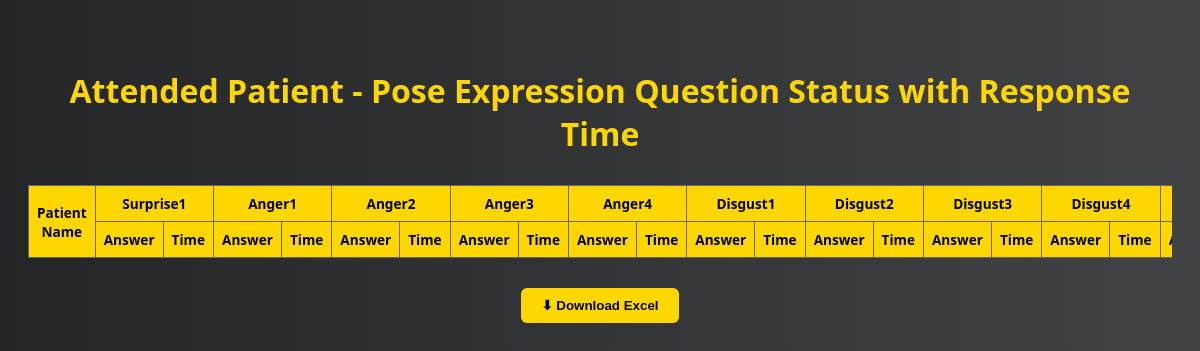
Page /postappearedcontroller on the committed database.
### questionapp/models.py (models this page shows)
class PostQuestion(models.Model):
    category = models.CharField(max_length=100, help_text="This is the correct answer / category.")
    option1 = models.CharField(max_length=100, help_text="Wrong option 1", null=True, blank=True)
    option2 = models.CharField(max_length=100, help_text="Wrong option 2", null=True, blank=True)
    option3 = models.CharField(max_length=100, help_text="Wrong option 3", null=True, blank=True)
    option4 = models.CharField(max_length=100, help_text="Wrong option 3", null=True, blank=True)
    option5 = models.CharField(max_length=100, help_text="Wrong option 3", null=True, blank=True)
    option6 = models.CharField(max_length=100, help_text="Wrong option 4", null=True, blank=True, default='Neutral')
    image = models.ImageField(upload_to='Post_question_images/', help_text="Upload image for the question.")
    created_at = models.DateTimeField(auto_now_add=True)

### questionapp/views.py (the view, shortened to what this page needs)
# urls.py: path('postappearedcontroller', PostAppearedController.as_view(), name='postappearedcontroller'),
class PostAppearedController(View):
   def get(self, request):
        results = PostResult.objects.filter(USERID__LOGINID__usertype='controller').select_related('USERID', 'QUESTIONID')
        questions = list(PostQuestion.objects.order_by('id'))
        user_results = defaultdict(lambda: [None] * len(questions))
        question_id_index = {q.id: idx for idx, q in enumerate(questions)}
        for res in results:
            idx = question_id_index.get(res.QUESTIONID.id)
            if idx is not None:
                user_results[res.USERID][idx] = res
        rows = []
        category_count = defaultdict(int)
        labeled_questions = []
        for q in questions:
            category_count[q.category] += 1
            label = f"{q.category}{category_count[q.category]}"
            labeled_questions.append({'question': q, 'label': label})
        return render(request, 'postappeardcontroller.html', {
            'rows': rows,
            'questions': labeled_questions
        })

### templates/postappeardcontroller.html (shortened to what this page needs)
<!DOCTYPE html>
<html lang="en">
<head>
</head>
<body>
  <h1>Attended Patient - Pose Expression Question Status with Response Time</h1>
  <div class="table-container">
    <table id="statusTable">
<thead>
  <tr>
    <th rowspan="2">Patient Name</th>
    {% for q in questions %}
      <th colspan="2">{{ q.label }}</th>
    {% endfor %}
  </tr>
  <tr>
    {% for q in questions %}
      <th>Answer</th><th>Time</th>
    {% endfor %}
  </tr>
</thead>
    </table>
  </div>
  <button class="download-btn" onclick="downloadExcel()">⬇ Download Excel</button>
</body>
</html>

### templates/postappeardcontroller.html (style rules this page uses)
body { font-family: 'Segoe UI', sans-serif; background: linear-gradient(to right, #232526, #414345); color: #fff; padding: 40px 20px; }
h1 { text-align: center; color: #FFD700; margin-bottom: 30px; }
.table-container { max-width: 100%; overflow-x: auto; margin-bottom: 30px; }
table { width: 100%; border-collapse: collapse; background-color: rgba(255, 255, 255, 0.05); border: 1px solid #555; font-size: 0.85rem; }
th, td { padding: 8px; border: 1px solid #666; text-align: center; color: #fff; }
th { background-color: #FFD700; color: #000; }
.download-btn { background: #FFD700; color: #000; padding: 10px 20px; font-weight: bold; border: none; border-radius: 6px; cursor: pointer; display: block; margin: 20px auto; }

### rows in the picture
PostQuestion: label "Surprise1"
PostQuestion: label "Anger1"
PostQuestion: label "Anger2"
PostQuestion: label "Anger3"
PostQuestion: label "Anger4"
PostQuestion: label "Disgust1"
PostQuestion: label "Disgust2"
PostQuestion: label "Disgust3"
PostQuestion: label "Disgust4"
